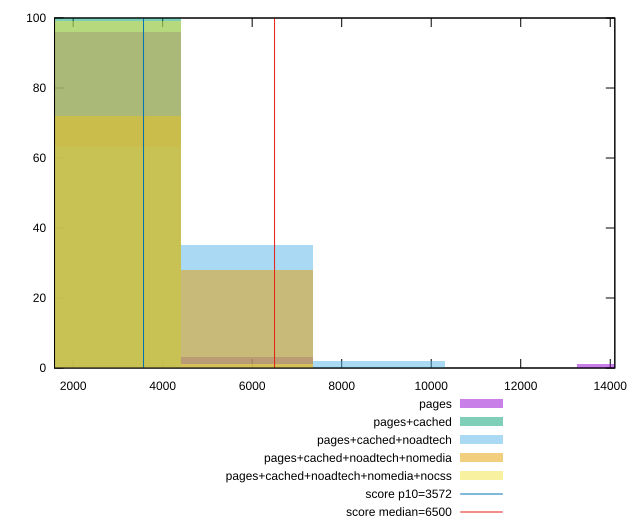

Reproduce this figure in gnuplot.
reset

$pages <<EOF
2945.6355403357798 96
14728.177701678898 1
5891.2710806715595 3
EOF

$pagesCached <<EOF
2945.6355403357798 100
EOF

$pagesCachedNoadtech <<EOF
8836.90662100734 2
2945.6355403357798 63
5891.2710806715595 35
EOF

$pagesCachedNoadtechNomedia <<EOF
2945.6355403357798 72
5891.2710806715595 28
EOF

$pagesCachedNoadtechNomediaNocss <<EOF
5891.2710806715595 1
2945.6355403357798 99
EOF

set key outside below
set boxwidth 2945.6355403357798
set xrange [1583.7735000000002:14102.403]
set yrange [0:100]
set trange [0:100]
set style fill transparent solid 0.5 noborder

set parametric
set terminal svg size 640, 530 enhanced background rgb 'white'
set output "report_00017_2021-02-10T15-08-03.406Z/first-cpu-idle/comparison/histogram/all_raw.svg"

plot $pages title "pages" with boxes, \
     $pagesCached title "pages+cached" with boxes, \
     $pagesCachedNoadtech title "pages+cached+noadtech" with boxes, \
     $pagesCachedNoadtechNomedia title "pages+cached+noadtech+nomedia" with boxes, \
     $pagesCachedNoadtechNomediaNocss title "pages+cached+noadtech+nomedia+nocss" with boxes, \
     3572,t title "score p10=3572", \
     6500,t title "score median=6500"

reset
